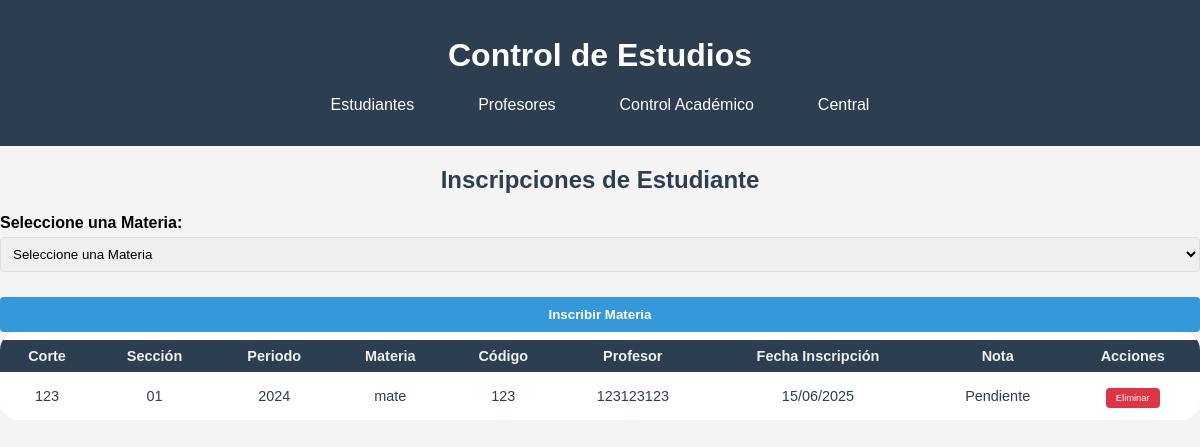
/estudiantes/inscripciones/12312312, run on the app's committed database.
### modulos/control_academico/models.py (models this page shows, shortened)
class Inscripcion(db.Model):
    __tablename__ = 'inscripciones'
    id = db.Column(db.Integer, primary_key=True)
    estudiante_cedula = db.Column(db.String(20), db.ForeignKey('estudiantes.cedula'), nullable=False)
    materia_codigo = db.Column(db.String(20), db.ForeignKey('materias.codigo'), nullable=False)
    corte_id = db.Column(db.String(20), db.ForeignKey('cortes.id'), nullable=False)
    nota = db.Column(db.Float, nullable=True)
    fecha_inscripcion = db.Column(db.DateTime, nullable=False)
    estado_pago = db.Column(db.Boolean, default=False)
    estudiante = db.relationship('Estudiante', back_populates='inscripciones')
    materia = db.relationship('Materia', back_populates='inscripciones')
    corte = db.relationship('Corte', back_populates='inscripciones')

class Corte(db.Model):
    __tablename__ = 'cortes'
    id = db.Column(db.String(20), primary_key=True, unique=True)
    materia_codigo = db.Column(db.String(20), db.ForeignKey('materias.codigo'), nullable=False)
    seccion = db.Column(db.String(20), nullable=False)
    periodo = db.Column(db.String(20), nullable=False)
    materia = db.relationship('Materia', back_populates='cortes')
    inscripciones = db.relationship('Inscripcion', back_populates='corte')

class Materia(db.Model):
    __tablename__ ='materias'
    codigo = db.Column(db.String(20), primary_key=True, unique=True)
    nombre = db.Column(db.String(100), nullable=False)
    profesor = db.Column(db.String(20), db.ForeignKey('profesores.cedula'), nullable=True)
    inscripciones = db.relationship('Inscripcion', back_populates='materia')
    cortes = db.relationship('Corte', back_populates='materia')

### modulos/estudiantes/routes.py (the view, shortened to what this page needs)
@bp.route('/inscripciones/<cedula>' , methods=['GET', 'POST'])
def inscripciones(cedula):
    estudiante = Estudiante.query.get_or_404(cedula)
    inscripciones = Inscripcion.query.filter_by(estudiante_cedula=estudiante.cedula).all()
    materias_disponibles = Materia.query.filter(Materia.profesor.isnot(None)).all()
    return render_template('estudiantes/inscripciones.html',
                         estudiante=estudiante,
                         inscripciones=inscripciones,
                         materias_disponibles=materias_disponibles)

### modulos/estudiantes/templates/estudiantes/inscripciones.html (shortened to what this page needs)
{% extends "central/base.html" %}
{% block content %}
<h2 class="titulo-estudiantes">Inscripciones de Estudiante</h2>
<form action="{{ url_for('estudiantes.inscripciones', cedula=estudiante.cedula) }}" method="POST">
    <div class="form-group">
        <label for="materia">Seleccione una Materia:</label>
        <select name="materia" id="materia" required>
            <option value="" disabled selected>Seleccione una Materia</option>
        </select>
    </div>
    <button type="submit" class="btn-form-estudiante">Inscribir Materia</button>
</form>
<div class="tabla-estudiantes-contenedor">
    {% if inscripciones %}
        <table class="tabla-estudiantes">
            <thead>
                <tr>
                    <th>Corte</th>
                    <th>Sección</th>
                    <th>Periodo</th>
                    <th>Materia</th>
                    <th>Código</th>
                    <th>Profesor</th>
                    <th>Fecha Inscripción</th>
                    <th>Nota</th>
                    <th>Acciones</th>
                </tr>
            </thead>
            <tbody>
                {% for inscripcion in inscripciones %}
                    <tr>
                        <td>{{ inscripcion.corte.id }}</td>
                        <td>{{ inscripcion.corte.seccion }}</td>
                        <td>{{ inscripcion.corte.periodo }}</td>
                        <td>{{ inscripcion.materia.nombre }}</td>
                        <td>{{ inscripcion.materia.codigo }}</td>
                        <td>{{ inscripcion.materia.profesor or 'Sin profesor asignado' }}</td>
                        <td>{{ inscripcion.fecha_inscripcion.strftime('%d/%m/%Y') }}</td>
                        <td>{{ inscripcion.nota or 'Pendiente' }}</td>
                        <td>
                            <a href="{{ url_for('estudiantes.eliminar_inscripcion', cedula=estudiante.cedula, inscripcion_id=inscripcion.id) }}"
                               class="btn-accion eliminar"
                               onclick="return confirm('¿Está seguro de eliminar esta inscripción?')">Eliminar</a>
                        </td>
                    </tr>
                {% endfor %}
            </tbody>
        </table>
    {% else %}
        <p>No hay inscripciones registradas para este estudiante.</p>
    {% endif %}
</div>
{% endblock %}

### modulos/static/css/style.css (style rules this page uses)
body { font-family: Arial, sans-serif; margin: 0; padding: 0; background-color: #f4f4f4; }
.titulo-estudiantes { text-align: center; margin-top: 20px; color: #2c3e50; }
a { text-decoration: none ; }
.tabla-estudiantes-contenedor { overflow-x: auto; margin: 0 auto; max-width: 2000px; }
.tabla-estudiantes { width: 100%; max-width: 1500; margin: 0 auto 30px auto; border-collapse: separate; border-spacing: 0 8px; border-radius: 18px; margin-bottom: 30px; background: #fff; overflow: hidden; }
.tabla-estudiantes th, .tabla-estudiantes td { padding: 8px 12px; text-align: center; }
.tabla-estudiantes, .tabla-estudiantes th, .tabla-estudiantes td { font-family: Arial, sans-serif; font-size: 0.95em; color: #2c3e50; }
.tabla-estudiantes th { background-color: #2c3e50; color: #f1f0f0; }
.btn-accion { padding: 2px 6px; border-radius: 2px; text-decoration: none; font-size: 0.65em; margin: 0 1px; }
.btn-accion.eliminar { background: #2c3e50; color: white; }
.btn-form-estudiante { width: 100%; padding: 10px 0; background-color: #3498db; color: white; border: none; border-radius: 4px; font-weight: bold; cursor: pointer; transition: background 0.2s; margin-top: 10px; }
.form-group { margin-bottom: 15px; }
.form-group label { display: block; margin-bottom: 5px; font-weight: bold; }
.form-group select { width: 100%; padding: 8px; border: 1px solid #ddd; border-radius: 4px; }
.btn-accion { padding: 5px 10px; border-radius: 4px; text-decoration: none; color: white; margin: 0 5px; }
.btn-accion.eliminar { background-color: #dc3545; }

### data on the page
Inscripcion: corte.id "123", corte.seccion "01", corte.periodo "2024", materia.nombre "mate", materia.codigo "123", materia "123123123", fecha_inscripcion "15/06/2025", nota "Pendiente"
